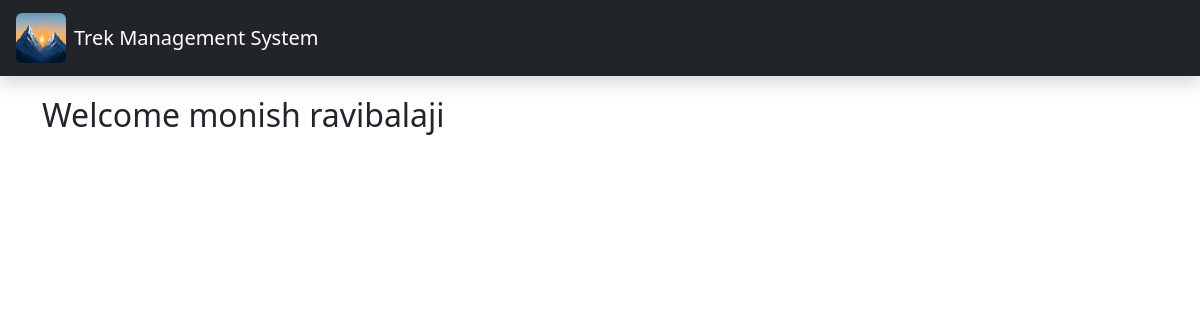
The page /dashboard (signed in) on the database as committed earlier.
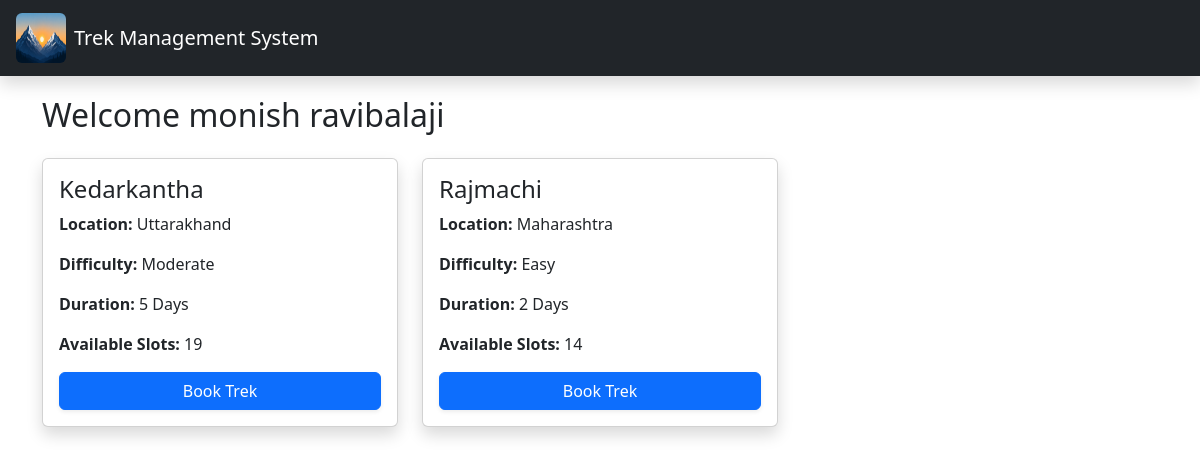
The same page on the database as committed later.
### models.py (models this page shows)
class Trek(db.Model):
    __tablename__ = "treks"
    trek_id = db.Column(db.Integer, primary_key=True)
    trek_name = db.Column(db.String(200), nullable=False)
    location = db.Column(db.String(200))
    difficulty = db.Column(db.String(30))
    duration_days = db.Column(db.Integer)
    available_slots = db.Column(db.Integer)
    start_date = db.Column(db.Date)
    end_date = db.Column(db.Date)
    description = db.Column(db.Text)
    status = db.Column(db.String(30), default="Pending")
    bookings = db.relationship("Booking",back_populates="trek",lazy=True)
    reviews = db.relationship("Review",back_populates="trek",lazy=True)

### routes/auth.py (the view)
@auth.route("/dashboard")
def user_dashboard():
    if "user_id" not in session:
        flash("Please login first")
        return redirect(
            url_for("auth.login")
        )
    treks = Trek.query.filter_by(
        status="Open"
    ).all()
    return render_template(
        "user/dashboard.html",
        name=session["user_name"],
        treks=treks
    )

### templates/user/dashboard.html (shortened to what this page needs)
{% extends "base.html" %}
{% block content %}
<h2 class="mb-4">
    Welcome {{ name }}
</h2>
<div class="row">
{% for trek in treks %}
    <div class="col-md-4 mb-4">
        <div class="card shadow">
            <div class="card-body">
                <h4>
                    {{ trek.trek_name }}
                </h4>
                <p>
                    <strong>Location:</strong>
                    {{ trek.location }}
                </p>
                <p>
                    <strong>Difficulty:</strong>
                    {{ trek.difficulty }}
                </p>
                <p>
                    <strong>Duration:</strong>
                    {{ trek.duration_days }} Days
                </p>
                <p>
                    <strong>Available Slots:</strong>
                    {{ trek.available_slots }}
                </p>
                {% if trek.available_slots > 0 %}
                    <a
                        href="{{ url_for('user.book_trek', trek_id=trek.trek_id) }}"
                        class="btn btn-primary w-100 shadow-sm">
                        Book Trek
                    </a>
                {% else %}
                    <button
                        class="btn btn-secondary w-100 cursor-not-allowed"
                        disabled>
                        Fully Booked
                    </button>
                {% endif %}
            </div>
        </div>
    </div>
{% endfor %}
</div>
{% endblock %}

### templates/base.html (shortened to what this page needs)
<!DOCTYPE html>
<html lang="en">
<head>
<link href="https://cdn.jsdelivr.net/npm/bootstrap@5.3.7/dist/css/bootstrap.min.css" rel="stylesheet">
</head>
<body style="padding-top: 80px;">
<nav class="navbar navbar-expand-lg navbar-dark bg-dark fixed-top shadow">
    <div class="container-fluid px-3">
        <a class="navbar-brand d-flex align-items-center" href="#">
            <img
                src="{{ url_for('static', filename='images/logo.jpg') }}"
                alt="Logo"
                width="50"
                height="50"
                class="me-2 rounded"
            >
            <span>Trek Management System</span>
        </a>
    </div>
</nav>
<div class="container mt-3">
    {% block content %}
    {% endblock %}
</div>
</body>
</html>

Rows that differ between the two databases and show on the page:
added Trek: trek_name "Kedarkantha", location "Uttarakhand", difficulty "Moderate", duration_days "5", available_slots "19"
added Trek: trek_name "Rajmachi", location "Maharashtra", difficulty "Easy", duration_days "2", available_slots "14"
